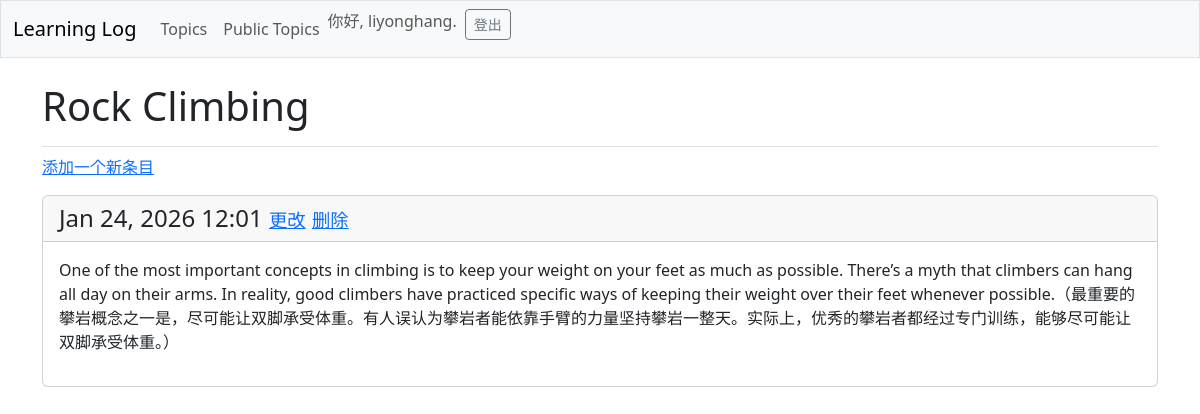
The page /topics/2/ (signed in) on the database its author committed.
### learning_logs/models.py (models this page shows, shortened)
class Topic(models.Model):
    text = models.CharField(max_length=200)
    date_added = models.DateTimeField(auto_now_add=True)
    owner = models.ForeignKey(User, on_delete=models.CASCADE)

class Entry(models.Model):
    topic = models.ForeignKey(Topic, on_delete=models.CASCADE)
    text = models.TextField()
    date_added = models.DateTimeField(auto_now_add=True)
    class Meta:
        verbose_name_plural = "entries"

### learning_logs/views.py (the view)
# urls.py: path('topics/<int:topic_id>/', views.topic, name='topic'),
@login_required
def topic(request, topic_id):
    topic = Topic.objects.get(id=topic_id)
    if topic.owner != request.user:
        raise Http404
    entries = topic.entry_set.order_by('date_added') #'-date_added'是反过来，前面有一个负号
    context = {'topic': topic, 'entries': entries}
    return render(request, 'learning_logs/topic.html', context)

### learning_logs/templates/learning_logs/topic.html
{% extends 'learning_logs/base.html' %}
{% block page_header %}
  <h1>{{ topic.text }}</h1>
{% endblock page_header %}
{% block content %}
  <p>
    <a href="{% url 'learning_logs:new_entry' topic.id %}">添加一个新条目</a>
  </p>
  {% for entry in entries %}
    <div class="card mb-3">
      <h4 class="card-header">
        {{ entry.date_added|date:'M d, Y H:i' }}
        <small><small><a href="{% url 'learning_logs:edit_entry' entry.id %}">
          更改</a></small></small>
          <small><small><a href="{% url 'learning_logs:delete_entry' entry.id %}">
            删除</a></small></small>
      </h4>
      <div class="card-body">{{ entry.text|linebreaks }}</div>
    </div>
  {% empty %}
    <p>这个主题目前还没有条目.</p>
  {% endfor %}
{% endblock content %}

### learning_logs/templates/learning_logs/base.html (shortened to what this page needs)
<!doctype html>
<html lang="ch">
<head>
  {% load django_bootstrap5 %}
  {% bootstrap_css %}
</head>
<body>
  <nav class="navbar navbar-expand-md navbar-light bg-light mb-4 border">
    <div class="container-fluid">
      <a class="navbar-brand" href="{% url 'learning_logs:index' %}">
          Learning Log</a>
      <div class="collapse navbar-collapse" id="navbarCollapse">
        <ul class="navbar-nav me-auto mb-2 mb-md-0">
          <li class="nav-item">
            <a class="nav-link" href="{% url 'learning_logs:topics' %}">
              Topics</a></li>
        <ul class="navbar-nav me-auto mb-2 mb-md-0">
          <li class="nav-item">
            <a class="nav-link" href="{% url 'learning_logs:public_topics' %}">
              Public Topics</a></li>
        </ul>
        <ul class="navbar-nav ms-auto mb-2 mb-md-0">
          {% if user.is_authenticated %}
            <li class="nav-item">
              <span class="navbar-text me-2">你好, {{ user.username }}.
                </span></li>
          {% endif %}
        </ul>
        {% if user.is_authenticated %}
          <form action="{% url 'accounts:logout' %}" method='post'>
            <button name='submit' class='btn btn-outline-secondary btn-sm'>
              登出</button>
          </form>
        {% endif %}
      </div>
    </div>
  </nav>
  <main class="container">
    <div class="pb-2 mb-2 border-bottom">
      {% block page_header %}{% endblock page_header %}
    </div>
    <div>
      {% block content %}{% endblock content %}
    </div>
  </main>
</body>
</html>

### rows shown on the page
Topic: text "Rock Climbing"
Entry: date_added "Jan 24, 2026 12:01", text "One of the most important concepts in climbing is to keep your weight on your feet as much as possible. There’s a myth that climbers can hang all day on their arms. In reality, good climbers have practiced specific ways of keeping their weight over their feet whenever possible.（最重要的攀岩概念之一是，尽可能让双脚承受体重。有人误认为攀岩者能依靠手臂的力量坚持攀岩一整天。实际上，优秀的攀岩者都经过专门训练，能够尽可能让双脚承受体重。）"

### other values the page prints
{{ user.username }} "liyonghang"
